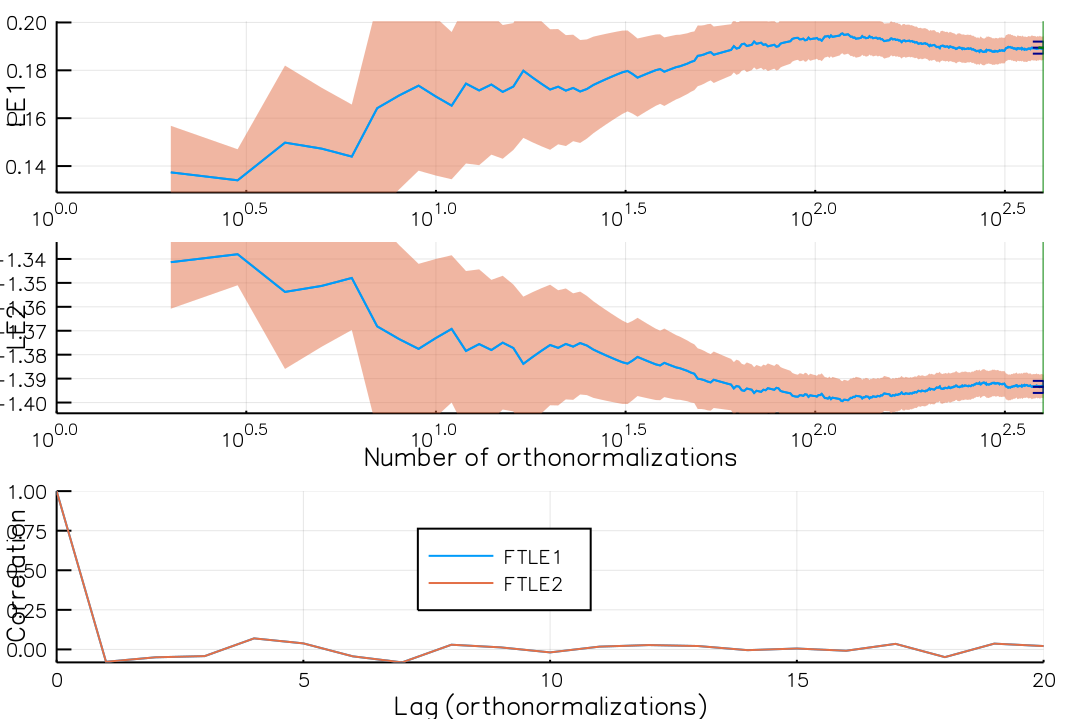

This figure's Julia source:
using LyapunovExponents
using Plots
demo = solve!(LyapunovExponents.lozi_map(); progress=1)
report(demo)
plt = plot(demo)
